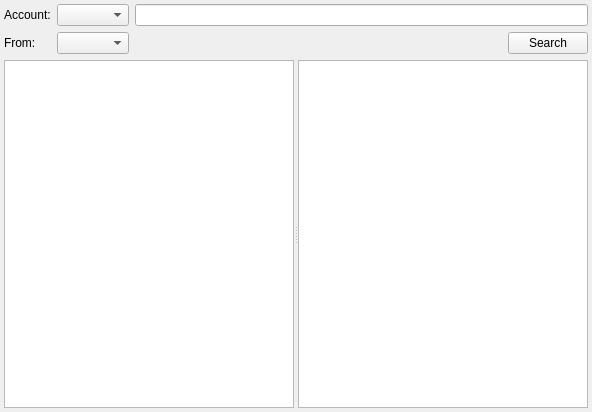
<ui version="4.0" >
 <class>HistoryWindowClass</class>
 <widget class="QWidget" name="HistoryWindowClass" >
  <property name="geometry" >
   <rect>
    <x>0</x>
    <y>0</y>
    <width>592</width>
    <height>412</height>
   </rect>
  </property>
  <property name="windowTitle" >
   <string>HistoryWindow</string>
  </property>
  <layout class="QGridLayout" name="gridLayout" >
   <property name="margin" >
    <number>4</number>
   </property>
   <item row="0" column="0" >
    <layout class="QHBoxLayout" name="horizontalLayout_2" >
     <item>
      <layout class="QVBoxLayout" name="verticalLayout" >
       <item>
        <widget class="QLabel" name="label" >
         <property name="text" >
          <string>Account:</string>
         </property>
        </widget>
       </item>
       <item>
        <widget class="QLabel" name="label_2" >
         <property name="text" >
          <string>From:</string>
         </property>
        </widget>
       </item>
      </layout>
     </item>
     <item>
      <layout class="QVBoxLayout" name="verticalLayout_2" >
       <item>
        <widget class="QComboBox" name="accountComboBox" />
       </item>
       <item>
        <widget class="QComboBox" name="fromComboBox" />
       </item>
      </layout>
     </item>
     <item>
      <layout class="QVBoxLayout" name="verticalLayout_3" >
       <item>
        <widget class="QLineEdit" name="searchEdit" />
       </item>
       <item>
        <layout class="QHBoxLayout" name="horizontalLayout" >
         <item>
          <spacer name="horizontalSpacer" >
           <property name="orientation" >
            <enum>Qt::Horizontal</enum>
           </property>
           <property name="sizeHint" stdset="0" >
            <size>
             <width>40</width>
             <height>20</height>
            </size>
           </property>
          </spacer>
         </item>
         <item>
          <widget class="QPushButton" name="searchButton" >
           <property name="text" >
            <string>Search</string>
           </property>
           <property name="shortcut" >
            <string>Return</string>
           </property>
           <property name="autoDefault" >
            <bool>false</bool>
           </property>
           <property name="default" >
            <bool>false</bool>
           </property>
          </widget>
         </item>
        </layout>
       </item>
      </layout>
     </item>
    </layout>
   </item>
   <item row="1" column="0" >
    <widget class="QSplitter" name="splitter" >
     <property name="orientation" >
      <enum>Qt::Horizontal</enum>
     </property>
     <widget class="QTreeWidget" name="dateTreeWidget" >
      <property name="sizePolicy" >
       <sizepolicy vsizetype="Preferred" hsizetype="Preferred" >
        <horstretch>0</horstretch>
        <verstretch>0</verstretch>
       </sizepolicy>
      </property>
      <property name="indentation" >
       <number>10</number>
      </property>
      <property name="headerHidden" >
       <bool>true</bool>
      </property>
      <column>
       <property name="text" >
        <string>1</string>
       </property>
      </column>
     </widget>
     <widget class="QTextBrowser" name="historyLog" />
    </widget>
   </item>
  </layout>
 </widget>
 <layoutdefault spacing="6" margin="11" />
 <resources/>
 <connections/>
</ui>
